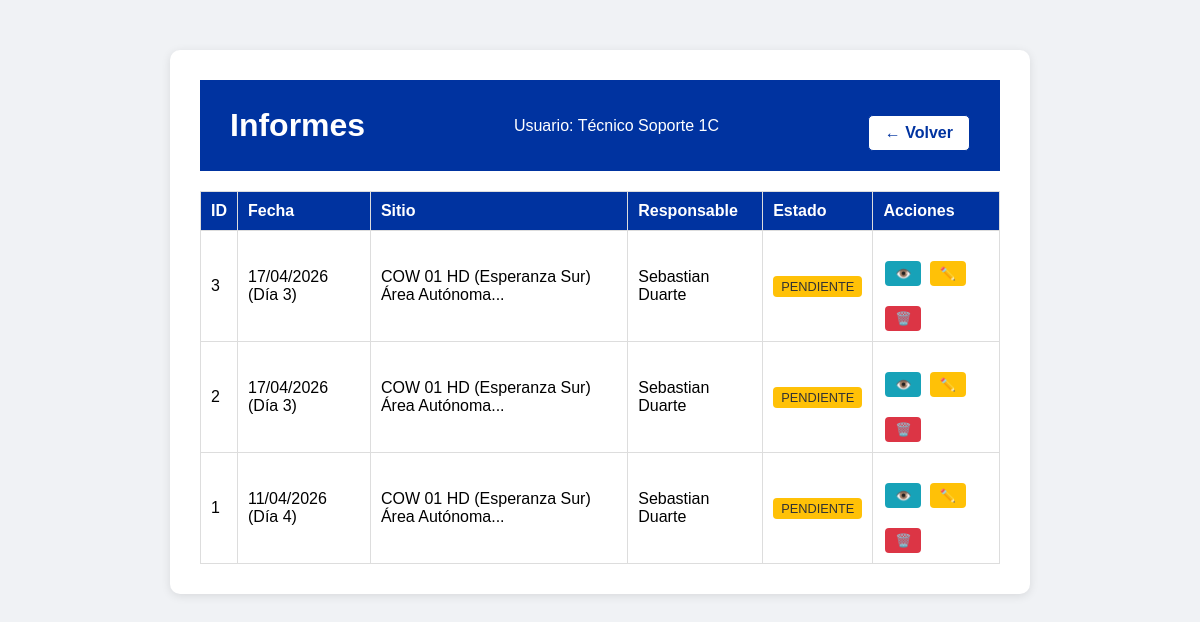
Before: /ver_informes (signed in) with the older database file.
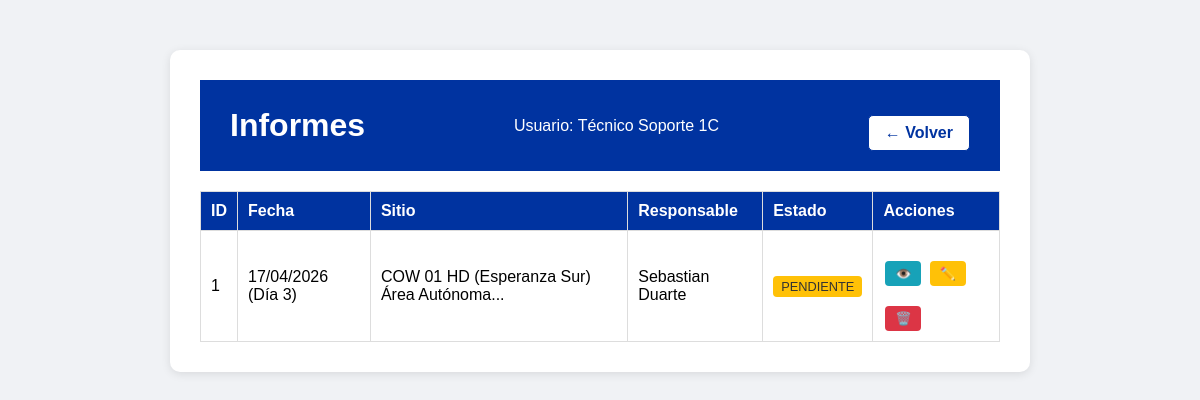
After: the same page with the newer database file.
### app.py (models this page shows, shortened)
class InspeccionCOW(db.Model):
    id = db.Column(db.Integer, primary_key=True)
    usuario_id = db.Column(db.Integer, db.ForeignKey('usuario.id'), nullable=False)
    fecha = db.Column(db.String(20), nullable=False)
    dia_turno = db.Column(db.Integer, nullable=False)
    responsable = db.Column(db.String(50), nullable=False)
    nombre_sitio = db.Column(db.String(150), nullable=False)
    horometro = db.Column(db.Integer, nullable=False)
    hora_inicio = db.Column(db.String(10), nullable=False)
    hora_termino = db.Column(db.String(10), nullable=False)
    horas_funcionamiento = db.Column(db.Integer, nullable=True)
    cantidad_arranques = db.Column(db.Integer, nullable=True)
    nivel_aceite = db.Column(db.String(10), nullable=True)
    nivel_combustible = db.Column(db.String(10), nullable=True)
    nivel_refrigerante = db.Column(db.String(10), nullable=True)
    proxima_mantencion = db.Column(db.Integer, nullable=True)
    estado_ge_principal = db.Column(db.String(10), nullable=True)
    uso_ge_auxiliar = db.Column(db.String(5), nullable=True)
    limpieza_ge_interior = db.Column(db.String(5), nullable=True)
    limpieza_radiador = db.Column(db.String(5), nullable=True)
    sistema_combustible = db.Column(db.String(5), nullable=True)
    arranque_automatico = db.Column(db.String(5), nullable=True)
    limpieza_interior = db.Column(db.String(5), nullable=True)
    limpieza_exterior = db.Column(db.String(5), nullable=True)
    cable_5p_4p = db.Column(db.String(5), nullable=True)
    adaptador_ge_aux = db.Column(db.String(5), nullable=True)
    limpieza_rack_energia = db.Column(db.String(5), nullable=True)
    estado_planta_vertiv = db.Column(db.String(5), nullable=True)
    rectificador_n1 = db.Column(db.String(5), nullable=True)
    rectificador_n2 = db.Column(db.String(5), nullable=True)
    rectificador_n3 = db.Column(db.String(5), nullable=True)
    estado_air_scale = db.Column(db.String(5), nullable=True)
    estado_alarmas = db.Column(db.String(5), nullable=True)
    estado_7250_ixr = db.Column(db.String(5), nullable=True)
    estado_fpfh = db.Column(db.String(5), nullable=True)
    conversor_solar_n1 = db.Column(db.String(5), nullable=True)
    conversor_solar_n2 = db.Column(db.String(5), nullable=True)
    limpieza_rack_baterias = db.Column(db.String(5), nullable=True)
    estado_baterias = db.Column(db.String(5), nullable=True)
    estado_inversor = db.Column(db.String(5), nullable=True)
    estado_ventiladores = db.Column(db.String(5), nullable=True)
    limpieza_rack_telecom = db.Column(db.String(5), nullable=True)
    limpieza_paneles = db.Column(db.String(5), nullable=True)
    estructura_paneles = db.Column(db.String(5), nullable=True)
    cantidad_cunas = db.Column(db.String(10), nullable=True)
    checkpoints = db.Column(db.String(5), nullable=True)
    presion_neumaticos = db.Column(db.String(5), nullable=True)
    estado_torre = db.Column(db.String(5), nullable=True)
    estado_piolas_viento = db.Column(db.String(5), nullable=True)
    nivelacion_carro = db.Column(db.String(5), nullable=True)
    gatas_posicionamiento = db.Column(db.String(5), nullable=True)
    manivelas_izaje = db.Column(db.String(5), nullable=True)
    observaciones_ge = db.Column(db.Text, nullable=True)
    observaciones_rack = db.Column(db.Text, nullable=True)
    observaciones_estructuras = db.Column(db.Text, nullable=True)
    foto_1 = db.Column(db.String(200), nullable=True)
    foto_2 = db.Column(db.String(200), nullable=True)
    foto_3 = db.Column(db.String(200), nullable=True)
    foto_rack_1 = db.Column(db.String(200), nullable=True)
    foto_rack_2 = db.Column(db.String(200), nullable=True)
    foto_rack_3 = db.Column(db.String(200), nullable=True)
    foto_estructuras_1 = db.Column(db.String(200), nullable=True)
    foto_estructuras_2 = db.Column(db.String(200), nullable=True)
    foto_estructuras_3 = db.Column(db.String(200), nullable=True)
    foto_levantamiento_1 = db.Column(db.String(200), nullable=True)
    foto_levantamiento_2 = db.Column(db.String(200), nullable=True)
    foto_levantamiento_3 = db.Column(db.String(200), nullable=True)
    foto_levantamiento_4 = db.Column(db.String(200), nullable=True)
    foto_levantamiento_5 = db.Column(db.String(200), nullable=True)
    foto_levantamiento_6 = db.Column(db.String(200), nullable=True)
    foto_levantamiento_7 = db.Column(db.String(200), nullable=True)
    foto_levantamiento_8 = db.Column(db.String(200), nullable=True)
    foto_levantamiento_9 = db.Column(db.String(200), nullable=True)
    foto_levantamiento_10 = db.Column(db.String(200), nullable=True)
    foto_levantamiento_11 = db.Column(db.String(200), nullable=True)
    foto_levantamiento_12 = db.Column(db.String(200), nullable=True)
    foto_levantamiento_13 = db.Column(db.String(200), nullable=True)
    foto_levantamiento_14 = db.Column(db.String(200), nullable=True)
    foto_levantamiento_15 = db.Column(db.String(200), nullable=True)
    foto_levantamiento_16 = db.Column(db.String(200), nullable=True)
    foto_levantamiento_17 = db.Column(db.String(200), nullable=True)
    foto_levantamiento_18 = db.Column(db.String(200), nullable=True)
    foto_levantamiento_19 = db.Column(db.String(200), nullable=True)
    foto_levantamiento_20 = db.Column(db.String(200), nullable=True)
    foto_levantamiento_21 = db.Column(db.String(200), nullable=True)
    foto_levantamiento_22 = db.Column(db.String(200), nullable=True)
    foto_levantamiento_23 = db.Column(db.String(200), nullable=True)
    foto_levantamiento_24 = db.Column(db.String(200), nullable=True)
    foto_levantamiento_25 = db.Column(db.String(200), nullable=True)
    foto_levantamiento_26 = db.Column(db.String(200), nullable=True)
    foto_levantamiento_27 = db.Column(db.String(200), nullable=True)
    foto_levantamiento_28 = db.Column(db.String(200), nullable=True)
    foto_levantamiento_29 = db.Column(db.String(200), nullable=True)
    foto_levantamiento_30 = db.Column(db.String(200), nullable=True)
    foto_levantamiento_31 = db.Column(db.String(200), nullable=True)
    foto_levantamiento_32 = db.Column(db.String(200), nullable=True)
    foto_levantamiento_33 = db.Column(db.String(200), nullable=True)
    foto_mejora_1 = db.Column(db.String(200), nullable=True)
    descripcion_mejora_1 = db.Column(db.String(500), nullable=True)
    foto_mejora_2 = db.Column(db.String(200), nullable=True)
    descripcion_mejora_2 = db.Column(db.String(500), nullable=True)
    foto_mejora_3 = db.Column(db.String(200), nullable=True)
    descripcion_mejora_3 = db.Column(db.String(500), nullable=True)
    foto_mejora_4 = db.Column(db.String(200), nullable=True)
    descripcion_mejora_4 = db.Column(db.String(500), nullable=True)
    estado = db.Column(db.String(20), default='pendiente')  # pendiente, aprobado, rechazado
    fecha_registro = db.Column(db.DateTime, default=datetime.utcnow)
    usuario = db.relationship('Usuario', backref='inspecciones_cow')

### app.py (the view)
@app.route('/ver_informes')
def ver_informes():
    if 'username' not in session:
        return redirect(url_for('login'))
    usuario_actual = Usuario.query.filter_by(username=session['username']).first()
    if usuario_actual.rol == 'supervisor':
        inspecciones = InspeccionCOW.query.order_by(InspeccionCOW.fecha_registro.desc()).all()
    else:
        inspecciones = InspeccionCOW.query.filter_by(usuario_id=usuario_actual.id).order_by(InspeccionCOW.fecha_registro.desc()).all()
    return render_template('ver_informes.html', usuario=session['nombre'], rol=session['rol'], inspecciones=inspecciones)

### templates/ver_informes.html (shortened to what this page needs)
<!DOCTYPE html>
<html lang="es">
<head>
    <link rel="stylesheet" href="{{ url_for('static', filename='style.css') }}">
</head>
<body>
    <div class="container">
        <div class="header">
            <h1>Informes</h1>
            <p>Usuario: {{ usuario }}</p>
            <a href="{{ url_for('menu') }}" class="volver-btn">← Volver</a>
        </div>
        {% if inspecciones %}
            <table class="tabla-informes">
                <thead>
                    <tr>
                        <th>ID</th>
                        <th>Fecha</th>
                        <th>Sitio</th>
                        <th>Responsable</th>
                        <th>Estado</th>
                        <th>Acciones</th>
                    </tr>
                </thead>
                <tbody>
                    {% for ins in inspecciones %}
                    <tr>
                        <td>{{ ins.id }}</td>
                        <td>{{ ins.fecha }} (Día {{ ins.dia_turno }})</td>
                        <td>{{ ins.nombre_sitio[:50] }}...</td>
                        <td>{{ ins.responsable }}</td>
                        <td>
                            <span class="estado {{ ins.estado }}">
                                {{ ins.estado|upper }}
                            </span>
                        </td>
                        <td>
    <a href="{{ url_for('ver_informe', id=ins.id) }}" class="btn-ver">👁️</a>
    <a href="{{ url_for('editar_informe', id=ins.id) }}" class="btn-editar">✏️</a>
    <a href="{{ url_for('borrar_informe', id=ins.id) }}" class="btn-borrar" onclick="return confirm('¿Eliminar este informe?')">🗑️</a>
</td>
                    </tr>
                    {% endfor %}
                </tbody>
            </table>
        {% else %}
            <p>No hay informes registrados.</p>
        {% endif %}
    </div>
</body>
</html>

### static/style.css (style rules this page uses)
body { font-family: Arial, sans-serif; background-color: #f0f2f5; margin: 0; padding: 0; }
.container { max-width: 800px; margin: 50px auto; background-color: white; padding: 30px; border-radius: 10px; box-shadow: 0 2px 10px rgba(0,0,0,0.1); text-align: center; }
.container h1 { color: #0033a0; }
.container a { display: inline-block; margin-top: 20px; color: #0033a0; text-decoration: none; }
.header { background-color: #0033a0; color: white; padding: 20px 30px; display: flex; justify-content: space-between; align-items: center; }
.header h1 { margin: 0; color: white; }
.header p { margin: 0; }
.header .volver-btn { display: inline-block; margin-top: 15px; padding: 8px 16px; background-color: white; color: #0033a0 !important; text-decoration: none; border-radius: 5px; font-weight: bold; border: 1px solid #0033a0; }
.tabla-informes { width: 100%; border-collapse: collapse; margin-top: 20px; }
.tabla-informes th, .tabla-informes td { border: 1px solid #ddd; padding: 10px; text-align: left; }
.tabla-informes th { background-color: #0033a0; color: white; }
.estado { padding: 3px 8px; border-radius: 4px; font-size: 0.8em; }
.estado.pendiente { background-color: #ffc107; color: #333; }
.btn-ver, .btn-aprobar, .btn-rechazar { padding: 5px 10px; border-radius: 4px; text-decoration: none; font-size: 0.8em; margin: 0 2px; }
.btn-ver { background-color: #17a2b8; color: white; }
.btn-editar { background-color: #ffc107; color: #333; padding: 5px 10px; border-radius: 4px; text-decoration: none; font-size: 0.8em; margin: 0 2px; }
.btn-borrar { background-color: #dc3545; color: white; padding: 5px 10px; border-radius: 4px; text-decoration: none; font-size: 0.8em; margin: 0 2px; }

Changed rows visible on the page:
removed InspeccionCOW: id "3", fecha "17/04/2026", dia_turno "3", nombre_sitio "COW 01 HD (Esperanza Sur) Área Autónoma", responsable "Sebastian Duarte", estado "PENDIENTE"
removed InspeccionCOW: id "2", fecha "17/04/2026", dia_turno "3", nombre_sitio "COW 01 HD (Esperanza Sur) Área Autónoma", responsable "Sebastian Duarte", estado "PENDIENTE"
changed InspeccionCOW "COW 01 HD (Esperanza Sur) Área Autónoma": fecha "11/04/2026" → "17/04/2026"; dia_turno "4" → "3"
